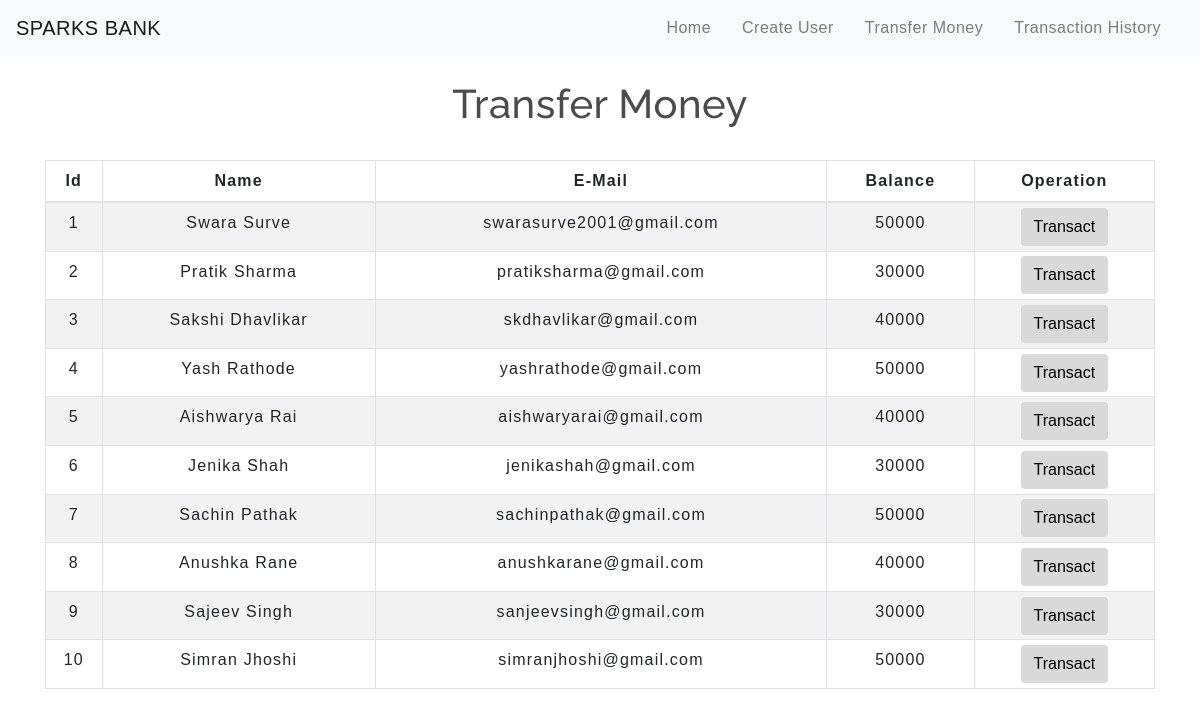
The app's page /transfermoney.php with its own data.
### tables this page shows
CREATE TABLE `users` (
  `id` int(3) NOT NULL,
  `name` text NOT NULL,
  `email` varchar(30) NOT NULL,
  `balance` int(8) NOT NULL
);

### transfermoney.php (the view, shortened to what this page needs)
<!DOCTYPE html>
<html lang="en">
<head>
    <link rel="stylesheet" href="https://maxcdn.bootstrapcdn.com/bootstrap/4.0.0/css/bootstrap.min.css">
    <link rel="stylesheet" type="text/css" href="css/table.css">
    <link rel="stylesheet" type="text/css" href="css/navbar.css">
</head>
<body>
<?php
    include 'config.php';
    $sql = "SELECT * FROM users";
    $conn = mysqli_connect($servername, $username, $password, $database);
    $result = mysqli_query($conn,$sql);
?>
<?php
  include 'navbar.php';
?>
<div class="container">
        <h2 class="text-center pt-4">Transfer Money</h2>
        <br>
            <div class="row">
                <div class="col">
                    <div class="table-responsive-sm">
                    <table class="table table-hover table-sm table-striped table-condensed table-bordered">
                        <thead>
                            <tr>
                            <th scope="col" class="text-center py-2">Id</th>
                            <th scope="col" class="text-center py-2">Name</th>
                            <th scope="col" class="text-center py-2">E-Mail</th>
                            <th scope="col" class="text-center py-2">Balance</th>
                            <th scope="col" class="text-center py-2">Operation</th>
                            </tr>
                        </thead>
                        <tbody>
                <?php
                    while($rows=mysqli_fetch_assoc($result)){
                ?>
                    <tr>
                        <td class="py-2"><?php echo $rows['id'] ?></td>
                        <td class="py-2"><?php echo $rows['name']?></td>
                        <td class="py-2"><?php echo $rows['email']?></td>
                        <td class="py-2"><?php echo $rows['balance']?></td>
                        <td><a href="selecteduserdetail.php?id= <?php echo $rows['id'] ;?>"> <button type="button" class="btn">Transact</button></a></td>
                    </tr>
                <?php
                    }
                ?>
                        </tbody>
                    </table>
                    </div>
                </div>
            </div>
         </div>
</body>
</html>

### navbar.php (shortened to what this page needs)
<nav class="navbar navbar-expand-md navbar-light bg-light">
      <a class="navbar-brand" href="index.php">SPARKS BANK</a>
      <div class="collapse navbar-collapse" id="collapsibleNavbar">
            <ul class="navbar-nav ml-auto">
              <li class="nav-item">
                <a class="nav-link" href="index.php">Home</a>
              </li>
              <li class="nav-item">
                <a class="nav-link" href="createuser.php">Create User</a>
              </li>
              <li class="nav-item">
                <a class="nav-link" href="transfermoney.php">Transfer Money</a>
              </li>
              <li class="nav-item">
                <a class="nav-link" href="transactionhistory.php">Transaction History</a>
              </li>
          </div>
       </nav>

### css/table.css (style rules this page uses)
* { padding: 0; margin: 0; box-sizing: border-box; font-family: sans-serif; }
h2 { font-size: 40px; }
table { letter-spacing: 1.2px; }
td { text-align: center; }
button { border:none; background: #d9d9d9; transition: 1s; }

### css/navbar.css (style rules this page uses)
.nav-link { margin-right: 15px; color:#2F363F; letter-spacing: 0.5px; transition: 0.5s; }
.navbar-brand { color: #4C4B4B; letter-spacing: 0.5px; }
h2 { color: #4C4B4B; letter-spacing: 0.5px; font-family: raleway; }

### transfermoney.php (style rules this page uses)
button { transition: 1.5s; }

### records on screen
users: id "1", name "Swara Surve", email "swarasurve2001@gmail.com", balance "50000"
users: id "2", name "Pratik Sharma", email "pratiksharma@gmail.com", balance "30000"
users: id "3", name "Sakshi Dhavlikar", email "skdhavlikar@gmail.com", balance "40000"
users: id "4", name "Yash Rathode", email "yashrathode@gmail.com", balance "50000"
users: id "5", name "Aishwarya Rai", email "aishwaryarai@gmail.com", balance "40000"
users: id "6", name "Jenika Shah", email "jenikashah@gmail.com", balance "30000"
users: id "7", name "Sachin Pathak", email "sachinpathak@gmail.com", balance "50000"
users: id "8", name "Anushka Rane", email "anushkarane@gmail.com", balance "40000"
users: id "9", name "Sajeev Singh", email "sanjeevsingh@gmail.com", balance "30000"
users: id "10", name "Simran Jhoshi", email "simranjhoshi@gmail.com", balance "50000"
